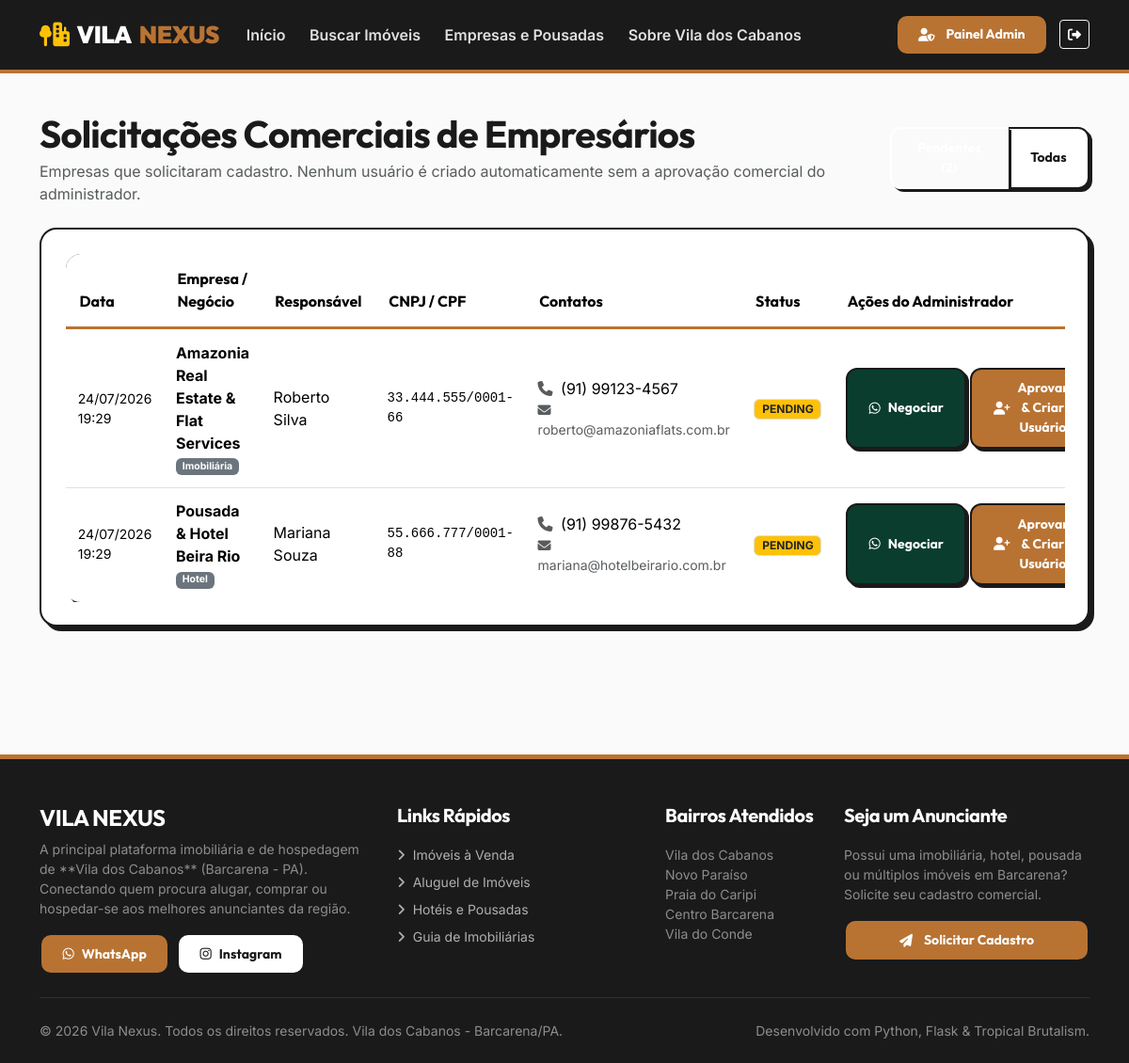
Page /admin/solicitacoes (signed in) on the committed database.
### app/models/company.py (models this page shows, shortened)
class CompanyRegistrationRequest(db.Model):
    __tablename__ = 'company_registration_requests'
    id = db.Column(db.Integer, primary_key=True)
    company_name = db.Column(db.String(150), nullable=False)
    contact_person = db.Column(db.String(120), nullable=False)
    cnpj_cpf = db.Column(db.String(30), nullable=False)
    business_type = db.Column(db.String(50), nullable=False)
    phone = db.Column(db.String(30), nullable=False)
    whatsapp = db.Column(db.String(30), nullable=True)
    email = db.Column(db.String(120), nullable=False)
    notes = db.Column(db.Text, nullable=True)
    status = db.Column(db.String(20), nullable=False, default='pending')  # pending, contacted, approved, rejected
    created_at = db.Column(db.DateTime, default=datetime.utcnow)

### app/blueprints/admin/routes.py (the view)
@admin_bp.route('/solicitacoes')
def company_requests():
    status_filter = request.args.get('status', 'pending')
    if status_filter == 'all':
        requests_list = CompanyRegistrationRequest.query.order_by(desc(CompanyRegistrationRequest.created_at)).all()
    else:
        requests_list = CompanyRegistrationRequest.query.filter_by(status=status_filter).order_by(desc(CompanyRegistrationRequest.created_at)).all()
    pending_count = CompanyRegistrationRequest.query.filter_by(status='pending').count()
    return render_template('admin/company_requests.html',
                           requests=requests_list,
                           status_filter=status_filter,
                           pending_count=pending_count)

### app/blueprints/admin/routes.py (called while the page is built)
def check_admin_access():
    if not current_user.is_authenticated:
        abort(401)
    if not current_user.is_admin():
        flash('Acesso restrito ao Painel Administrativo.', 'danger')
        abort(403)

@admin_bp.before_request
def before_request_hook():
    check_admin_access()

### app/models/user.py (called while the page is built)
@login_manager.user_loader
def load_user(user_id):
    return User.query.get(int(user_id))

    def is_admin(self):
        return self.role == 'admin'

### app/templates/admin/company_requests.html (shortened to what this page needs)
{% extends 'base.html' %}
{% block content %}
<div class="container py-4 mb-5">
  <div class="d-flex justify-content-between align-items-center mb-4">
    <div>
      <h1 class="font-heading fw-bold mb-1">Solicitações Comerciais de Empresários</h1>
      <p class="text-muted mb-0">Empresas que solicitaram cadastro. Nenhum usuário é criado automaticamente sem a aprovação comercial do administrador.</p>
    </div>
    <div class="btn-group">
      <a href="{{ url_for('admin.company_requests', status='pending') }}" class="btn btn-vn-copper btn-sm {% if status_filter == 'pending' %}active{% endif %}">Pendentes ({{ pending_count }})</a>
      <a href="{{ url_for('admin.company_requests', status='all') }}" class="btn btn-vn-outline btn-sm {% if status_filter == 'all' %}active{% endif %}">Todas</a>
    </div>
  </div>
  <div class="card card-brutalist p-4">
    <div class="table-responsive">
      <table class="table table-brutalist align-middle mb-0">
        <thead>
          <tr>
            <th>Data</th>
            <th>Empresa / Negócio</th>
            <th>Responsável</th>
            <th>CNPJ / CPF</th>
            <th>Contatos</th>
            <th>Status</th>
            <th>Ações do Administrador</th>
          </tr>
        </thead>
        <tbody>
          {% for req in requests %}
            <tr>
              <td class="small">{{ req.created_at.strftime('%d/%m/%Y %H:%M') }}</td>
              <td class="fw-bold">
                {{ req.company_name }}
                <div class="small text-muted"><span class="badge bg-secondary">{{ req.business_type }}</span></div>
              </td>
              <td>{{ req.contact_person }}</td>
              <td class="small font-monospace">{{ req.cnpj_cpf }}</td>
              <td>
                <div><i class="fa-solid fa-phone me-1 text-muted"></i> {{ req.phone }}</div>
                <div class="small text-muted"><i class="fa-solid fa-envelope me-1"></i> {{ req.email }}</div>
              </td>
              <td>
                <span class="badge bg-{{ 'warning' if req.status == 'pending' else ('success' if req.status == 'approved' else 'secondary') }} text-dark border">
                  {{ req.status.upper() }}
                </span>
              </td>
              <td>
                <div class="d-flex gap-1">
                  <a href="https://api.whatsapp.com/send?phone=55{{ req.whatsapp|replace(' ', '')|replace('-', '')|replace('(', '')|replace(')', '') }}&text=Ol%C3%A1%20{{ req.contact_person }},%20sou%20o%20administrador%20do%20Vila%20Nexus.%20Recebi%20sua%20solicita%C3%A7%C3%A3o%20comercial%20para%20a%20empresa%20'{{ req.company_name }}'." target="_blank" class="btn btn-sm btn-vn-emerald" title="Falar no WhatsApp">
                    <i class="fa-brands fa-whatsapp"></i> Negociar
                  </a>
                  {% if req.status == 'pending' or req.status == 'contacted' %}
                    <a href="{{ url_for('admin.approve_request', id=req.id) }}" class="btn btn-sm btn-vn-copper" title="Aprovar e Criar Usuário">
                      <i class="fa-solid fa-user-plus"></i> Aprovar & Criar Usuário
                    </a>
                  {% endif %}
                </div>
              </td>
            </tr>
          {% else %}
            <tr>
              <td colspan="7" class="text-center text-muted py-4">Nenhuma solicitação encontrada para o filtro selecionado.</td>
            </tr>
          {% endfor %}
        </tbody>
      </table>
    </div>
  </div>
</div>
{% endblock %}

### app/static/css/main.css (style rules this page uses)
:root { --vn-obsidian: #1A1A1A; --vn-copper: #B87333; --vn-copper-hover: #9E6028; --vn-sand: #F9FAF9; --vn-sand-card: #FFFFFF; --vn-emerald: #0B3D2E; --vn-emerald-light: #145944; --vn-muted: #6C757D; --vn-border-width: 2px; --vn-shadow: 5px 5px 0px var(--vn-obsidian); --vn-shadow-lg: 8px 8px 0px var(--vn-obsidian); --vn-shadow-copper: 5px 5px 0px var(--vn-copper); --vn-radius: 18px; --vn-radius-btn: 12px; --vn-radius-badge: 8px; }
body { font-family: 'Inter', system-ui, -apple-system, BlinkMacSystemFont, "Segoe UI", Roboto, sans-serif; background-color: var(--vn-sand); color: var(--vn-obsidian); margin: 0; padding: 0; min-height: 100vh; display: flex; flex-direction: column; }
h1, h2, h3, h4, h5, h6, .font-heading, .navbar-brand, .btn-brutalist { font-family: 'Outfit', sans-serif; font-weight: 700; letter-spacing: -0.02em; color: var(--vn-obsidian); }
.card-brutalist { background-color: var(--vn-sand-card); border: var(--vn-border-width) solid var(--vn-obsidian); box-shadow: var(--vn-shadow); border-radius: var(--vn-radius); transition: transform 0.2s cubic-bezier(0.165, 0.84, 0.44, 1), box-shadow 0.2s cubic-bezier(0.165, 0.84, 0.44, 1); overflow: hidden; }
.btn-vn-copper { background-color: var(--vn-copper); color: #FFFFFF !important; font-family: 'Outfit', sans-serif; font-weight: 700; border: var(--vn-border-width) solid var(--vn-obsidian); box-shadow: 3px 3px 0px var(--vn-obsidian); border-radius: var(--vn-radius-btn); padding: 0.6rem 1.4rem; transition: all 0.15s ease-in-out; text-decoration: none; display: inline-flex; align-items: center; justify-content: center; gap: 0.5rem; }
.btn-vn-emerald { background-color: var(--vn-emerald); color: #FFFFFF !important; font-family: 'Outfit', sans-serif; font-weight: 700; border: var(--vn-border-width) solid var(--vn-obsidian); box-shadow: 3px 3px 0px var(--vn-obsidian); border-radius: var(--vn-radius-btn); padding: 0.6rem 1.4rem; transition: all 0.15s ease-in-out; text-decoration: none; display: inline-flex; align-items: center; justify-content: center; gap: 0.5rem; }
.btn-vn-outline { background-color: #FFFFFF; color: var(--vn-obsidian) !important; font-family: 'Outfit', sans-serif; font-weight: 700; border: var(--vn-border-width) solid var(--vn-obsidian); box-shadow: 3px 3px 0px var(--vn-obsidian); border-radius: var(--vn-radius-btn); padding: 0.6rem 1.4rem; transition: all 0.15s ease-in-out; text-decoration: none; display: inline-flex; align-items: center; justify-content: center; gap: 0.5rem; }
.table-brutalist { border: var(--vn-border-width) solid var(--vn-obsidian); box-shadow: var(--vn-shadow); border-radius: var(--vn-radius); overflow: hidden; background-color: #FFFFFF; }
.table-brutalist thead { background-color: var(--vn-obsidian); color: #FFFFFF; font-family: 'Outfit', sans-serif; }
.table-brutalist th { padding: 0.9rem; border-bottom: 3px solid var(--vn-copper); }
.table-brutalist td { padding: 0.8rem; vertical-align: middle; border-bottom: 1px solid #E0E0E0; }

### rows in the picture
CompanyRegistrationRequest: created_at "24/07/2026 19:29", company_name "Amazonia Real Estate & Flat Services", business_type "Imobiliária", contact_person "Roberto Silva", cnpj_cpf "33.444.555/0001-66", phone "(91) 99123-4567", email "roberto@amazoniaflats.com.br", status "PENDING"
CompanyRegistrationRequest: created_at "24/07/2026 19:29", company_name "Pousada & Hotel Beira Rio", business_type "Hotel", contact_person "Mariana Souza", cnpj_cpf "55.666.777/0001-88", phone "(91) 99876-5432", email "mariana@hotelbeirario.com.br", status "PENDING"

### other values in the picture
{{ 2026 }} "2026"
